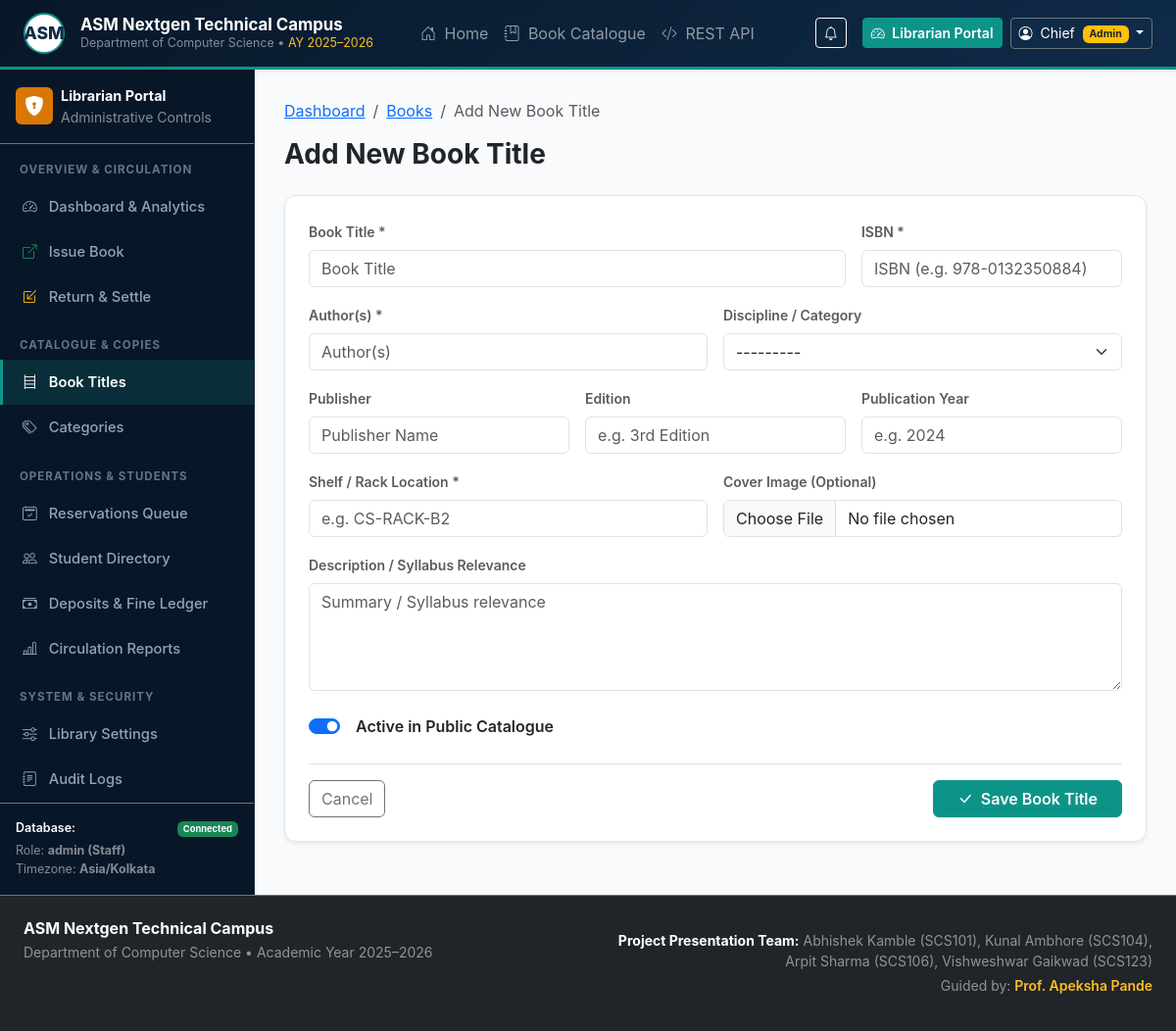
The app's page /librarian/books/add/ (signed in) with its own data.
### library/models.py (models this page shows, shortened)
class LibrarySettings(models.Model):
    institution_name = models.CharField(max_length=200, default="ASM Nextgen Technical Campus")
    department_name = models.CharField(max_length=200, default="Department of Computer Science")
    academic_year = models.CharField(max_length=50, default="2025–2026")
    loan_period_days = models.PositiveIntegerField(
        default=14,
        help_text="Standard loan duration in calendar days"
    )
    daily_fine_rate = models.DecimalField(
        max_digits=8,
        decimal_places=2,
        default=Decimal("5.00"),
        help_text="Daily overdue penalty in INR (₹)"
    )
    deposit_per_loan = models.DecimalField(
        max_digits=10,
        decimal_places=2,
        default=Decimal("500.00"),
        help_text="Refundable security deposit required per borrowed copy in INR (₹)"
    )
    max_active_loans = models.PositiveIntegerField(
        default=3,
        help_text="Maximum concurrent active loans per student"
    )
    reservation_pickup_hours = models.PositiveIntegerField(
        default=48,
        help_text="Pickup hold period once copy becomes ready for pickup"
    )
    allow_student_registration = models.BooleanField(
        default=True,
        help_text="Allow students to register self-service accounts"
    )
    allow_reserving_available_books = models.BooleanField(
        default=False,
        help_text="Allow reserving titles that currently have available copies on shelf"
    )
    updated_at = models.DateTimeField(auto_now=True)
    @classmethod
    def get_settings(cls):
        obj, _ = cls.objects.get_or_create(pk=1)
        return obj
    class Meta:
        verbose_name = "Library Settings"
        verbose_name_plural = "Library Settings"

### library/views.py (the view)
    def wrapper(request, *args, **kwargs):
        if not request.user.is_authenticated:
            return redirect('login')
        if not (request.user.is_staff or request.user.is_superuser):
            messages.error(request, "Access restricted to Library Staff and Administrators.")
            return redirect('student_dashboard')
        return view_func(request, *args, **kwargs)

### templates/librarian/book_form.html (shortened to what this page needs)
{% extends 'librarian/base_librarian.html' %}
{% block librarian_content %}
<div class="mb-4">
  <nav aria-label="breadcrumb">
    <ol class="breadcrumb small">
      <li class="breadcrumb-item"><a href="{% url 'librarian_dashboard' %}">Dashboard</a></li>
      <li class="breadcrumb-item"><a href="{% url 'admin_books' %}">Books</a></li>
      <li class="breadcrumb-item active">{{ title }}</li>
    </ol>
  </nav>
  <h3 class="fw-bold text-dark mb-1">{{ title }}</h3>
</div>
<div class="card card-academic shadow-sm">
  <div class="card-body p-4">
    <form method="POST" enctype="multipart/form-data">
      <div class="row g-3">
        <div class="col-md-8">
          <label class="form-label small fw-semibold text-muted">Book Title *</label>
          {{ form.title }}
        </div>
        <div class="col-md-4">
          <label class="form-label small fw-semibold text-muted">ISBN *</label>
          {{ form.isbn }}
        </div>
        <div class="col-md-6">
          <label class="form-label small fw-semibold text-muted">Author(s) *</label>
          {{ form.author }}
        </div>
        <div class="col-md-6">
          <label class="form-label small fw-semibold text-muted">Discipline / Category</label>
          {{ form.category }}
        </div>
        <div class="col-md-4">
          <label class="form-label small fw-semibold text-muted">Publisher</label>
          {{ form.publisher }}
        </div>
        <div class="col-md-4">
          <label class="form-label small fw-semibold text-muted">Edition</label>
          {{ form.edition }}
        </div>
        <div class="col-md-4">
          <label class="form-label small fw-semibold text-muted">Publication Year</label>
          {{ form.publication_year }}
        </div>
        <div class="col-md-6">
          <label class="form-label small fw-semibold text-muted">Shelf / Rack Location *</label>
          {{ form.shelf_location }}
        </div>
        <div class="col-md-6">
          <label class="form-label small fw-semibold text-muted">Cover Image (Optional)</label>
          {{ form.cover_image }}
        </div>
        <div class="col-12">
          <label class="form-label small fw-semibold text-muted">Description / Syllabus Relevance</label>
          {{ form.description }}
        </div>
        <div class="col-12">
          <div class="form-check form-switch mt-2">
            {{ form.is_active }}
            <label class="form-check-label fw-semibold text-dark ms-2" for="{{ form.is_active.id_for_label }}">
              Active in Public Catalogue
            </label>
          </div>
        </div>
      </div>
      <div class="mt-4 pt-3 border-top d-flex justify-content-between align-items-center">
        <a href="{% url 'admin_books' %}" class="btn btn-outline-secondary">Cancel</a>
        <button type="submit" class="btn btn-teal px-4 fw-semibold">
          <i class="bi bi-check-lg me-1"></i> Save Book Title
        </button>
      </div>
    </form>
  </div>
</div>
{% endblock %}

### templates/librarian/base_librarian.html
{% extends 'base.html' %}
{% block content_wrapper %}
<div class="dashboard-wrapper">
  <aside class="dashboard-sidebar no-print">
    <div class="p-3 border-bottom border-secondary d-flex align-items-center gap-2">
      <div class="rounded p-2 d-flex align-items-center justify-content-center" style="width: 38px; height: 38px; background-color: var(--gold-accent); color: #ffffff;">
        <i class="bi bi-shield-lock-fill fs-5"></i>
      </div>
      <div>
        <div class="fw-bold text-white" style="font-size: 0.9rem;">Librarian Portal</div>
        <div class="text-white-50 small">Administrative Controls</div>
      </div>
    </div>
    <div class="nav-section-title">Overview & Circulation</div>
    <ul class="nav flex-column mb-auto">
      <li class="nav-item">
        <a class="nav-link {% if request.resolver_match.url_name == 'librarian_dashboard' %}active{% endif %}" href="{% url 'librarian_dashboard' %}">
          <i class="bi bi-speedometer2"></i> Dashboard & Analytics
        </a>
      </li>
      <li class="nav-item">
        <a class="nav-link {% if request.resolver_match.url_name == 'admin_issue_book' %}active{% endif %}" href="{% url 'admin_issue_book' %}">
          <i class="bi bi-box-arrow-up-right text-success"></i> Issue Book
        </a>
      </li>
      <li class="nav-item">
        <a class="nav-link {% if request.resolver_match.url_name == 'admin_return_book' %}active{% endif %}" href="{% url 'admin_return_book' %}">
          <i class="bi bi-box-arrow-in-down-left text-warning"></i> Return & Settle
        </a>
      </li>
      <div class="nav-section-title">Catalogue & Copies</div>
      <li class="nav-item">
        <a class="nav-link {% if request.resolver_match.url_name == 'admin_books' or request.resolver_match.url_name == 'admin_book_detail' or request.resolver_match.url_name == 'admin_book_add' or request.resolver_match.url_name == 'admin_book_edit' %}active{% endif %}" href="{% url 'admin_books' %}">
          <i class="bi bi-bookshelf"></i> Book Titles
        </a>
      </li>
      <li class="nav-item">
        <a class="nav-link {% if request.resolver_match.url_name == 'admin_categories' %}active{% endif %}" href="{% url 'admin_categories' %}">
          <i class="bi bi-tags"></i> Categories
        </a>
      </li>
      <div class="nav-section-title">Operations & Students</div>
      <li class="nav-item">
        <a class="nav-link {% if request.resolver_match.url_name == 'admin_reservations' %}active{% endif %}" href="{% url 'admin_reservations' %}">
          <i class="bi bi-calendar2-check"></i> Reservations Queue
        </a>
      </li>
      <li class="nav-item">
        <a class="nav-link {% if request.resolver_match.url_name == 'admin_students' or request.resolver_match.url_name == 'admin_student_detail' %}active{% endif %}" href="{% url 'admin_students' %}">
          <i class="bi bi-people"></i> Student Directory
        </a>
      </li>
      <li class="nav-item">
        <a class="nav-link {% if request.resolver_match.url_name == 'admin_financial_ledger' %}active{% endif %}" href="{% url 'admin_financial_ledger' %}">
          <i class="bi bi-cash-stack"></i> Deposits & Fine Ledger
        </a>
      </li>
      <li class="nav-item">
        <a class="nav-link {% if request.resolver_match.url_name == 'admin_reports' %}active{% endif %}" href="{% url 'admin_reports' %}">
          <i class="bi bi-bar-chart-line"></i> Circulation Reports
        </a>
      </li>
      <div class="nav-section-title">System & Security</div>
      <li class="nav-item">
        <a class="nav-link {% if request.resolver_match.url_name == 'admin_settings' %}active{% endif %}" href="{% url 'admin_settings' %}">
          <i class="bi bi-sliders"></i> Library Settings
        </a>
      </li>
      <li class="nav-item">
        <a class="nav-link {% if request.resolver_match.url_name == 'admin_audit_logs' %}active{% endif %}" href="{% url 'admin_audit_logs' %}">
          <i class="bi bi-journal-text"></i> Audit Logs
        </a>
      </li>
    </ul>
    <div class="p-3 mt-auto border-top border-secondary text-white-50" style="font-size: 0.78rem;">
      <div class="d-flex align-items-center justify-content-between mb-1">
        <span class="text-white fw-semibold">Database:</span>
        <span class="badge bg-success">Connected</span>
      </div>
      <div>Role: <strong>{{ user.username }} (Staff)</strong></div>
      <div>Timezone: <strong>Asia/Kolkata</strong></div>
    </div>
  </aside>
  <main class="dashboard-content">
    {% block librarian_content %}{% endblock %}
  </main>
</div>
{% endblock %}

### templates/base.html (shortened to what this page needs)
{% load static %}
<!DOCTYPE html>
<html lang="en">
<head>
  <link href="https://cdn.jsdelivr.net/npm/bootstrap@5.3.3/dist/css/bootstrap.min.css" rel="stylesheet">
  <link rel="stylesheet" href="https://cdn.jsdelivr.net/npm/bootstrap-icons@1.11.3/font/bootstrap-icons.min.css">
  <link rel="stylesheet" href="{% static 'css/custom.css' %}">
</head>
<body>
  <nav class="navbar navbar-expand-lg navbar-dark navbar-custom py-2 sticky-top shadow-sm">
    <div class="container-fluid px-lg-4">
      <a class="navbar-brand d-flex align-items-center gap-3" href="{% url 'home' %}">
        <div class="d-flex align-items-center justify-content-center bg-white text-primary rounded-circle" style="width: 42px; height: 42px; font-weight: 800; font-size: 1.1rem; color: #0f2b48 !important; border: 2px solid #0d9488;">
          ASM
        </div>
        <div>
          <div class="fw-bold tracking-tight text-white mb-0" style="font-size: 1.05rem; line-height: 1.2;">
            {{ INSTITUTION_NAME }}
          </div>
          <div class="text-white-50" style="font-size: 0.78rem;">
            {{ DEPARTMENT_NAME }} &bull; <span class="accent-gold-text">AY {{ ACADEMIC_YEAR }}</span>
          </div>
        </div>
      </a>
      <div class="collapse navbar-collapse" id="navbarMain">
        <ul class="navbar-nav me-auto mb-2 mb-lg-0 ms-lg-4">
          <li class="nav-item">
            <a class="nav-link {% if request.resolver_match.url_name == 'home' %}active fw-semibold{% endif %}" href="{% url 'home' %}">
              <i class="bi bi-house-door me-1"></i> Home
            </a>
          </li>
          <li class="nav-item">
            <a class="nav-link {% if request.resolver_match.url_name == 'catalogue' %}active fw-semibold{% endif %}" href="{% url 'catalogue' %}">
              <i class="bi bi-journal-bookmark me-1"></i> Book Catalogue
            </a>
          </li>
          <li class="nav-item">
            <a class="nav-link {% if request.resolver_match.url_name == 'api_docs' %}active fw-semibold{% endif %}" href="{% url 'api_docs' %}">
              <i class="bi bi-code-slash me-1"></i> REST API
            </a>
          </li>
        </ul>
        <div class="d-flex align-items-center gap-2">
          {% if user.is_authenticated %}
            <a href="{% if is_librarian %}{% url 'librarian_dashboard' %}{% else %}{% url 'student_notifications' %}{% endif %}" class="btn btn-outline-light position-relative btn-sm me-2" title="Notifications">
              <i class="bi bi-bell"></i>
            </a>
            <a href="{% url 'dashboard_redirect' %}" class="btn btn-teal btn-sm fw-semibold">
              {% if is_librarian %}
                <i class="bi bi-speedometer2 me-1"></i> Librarian Portal
              {% else %}
                <i class="bi bi-mortarboard me-1"></i> Student Portal
              {% endif %}
            </a>
            <div class="dropdown">
              <button class="btn btn-navy border-secondary text-white dropdown-toggle btn-sm" type="button" data-bs-toggle="dropdown">
                <i class="bi bi-person-circle me-1"></i>
                {{ user.first_name|default:user.username }}
                {% if student_profile %}
                  <span class="badge bg-secondary ms-1">{{ student_profile.roll_number }}</span>
                {% elif is_librarian %}
                  <span class="badge bg-warning text-dark ms-1">Admin</span>
                {% endif %}
              </button>
            </div>
          {% endif %}
        </div>
      </div>
    </div>
  </nav>
  {% block content_wrapper %}{% endblock %}
  <footer class="bg-dark text-white-50 py-4 mt-auto border-top border-secondary no-print">
    <div class="container-fluid px-lg-4">
      <div class="row gy-3 align-items-center">
        <div class="col-md-6">
          <h6 class="text-white mb-1 fw-bold">{{ INSTITUTION_NAME }}</h6>
          <p class="small mb-1">{{ DEPARTMENT_NAME }} &bull; Academic Year {{ ACADEMIC_YEAR }}</p>
          <p class="small mb-0 text-muted">
          </p>
        </div>
        <div class="col-md-6 text-md-end">
          <div class="small text-white-50 mb-1">
            <strong class="text-white">Project Presentation Team:</strong> Abhishek Kamble (SCS101), Kunal Ambhore (SCS104), Arpit Sharma (SCS106), Vishweshwar Gaikwad (SCS123)
          </div>
          <div class="small">
            Guided by: <span class="accent-gold-text fw-semibold">Prof. Apeksha Pande</span>
          </div>
        </div>
      </div>
    </div>
  </footer>
</body>
</html>

### records on screen
LibrarySettings: institution_name "ASM Nextgen Technical Campus", department_name "Department of Computer Science"

### other values on screen
{{ ACADEMIC_YEAR }} "2025–2026"
{{ user.first_name|default:user.username }} "Chief"
{{ user.username }} "admin"
{{ title }} "Add New Book Title"
